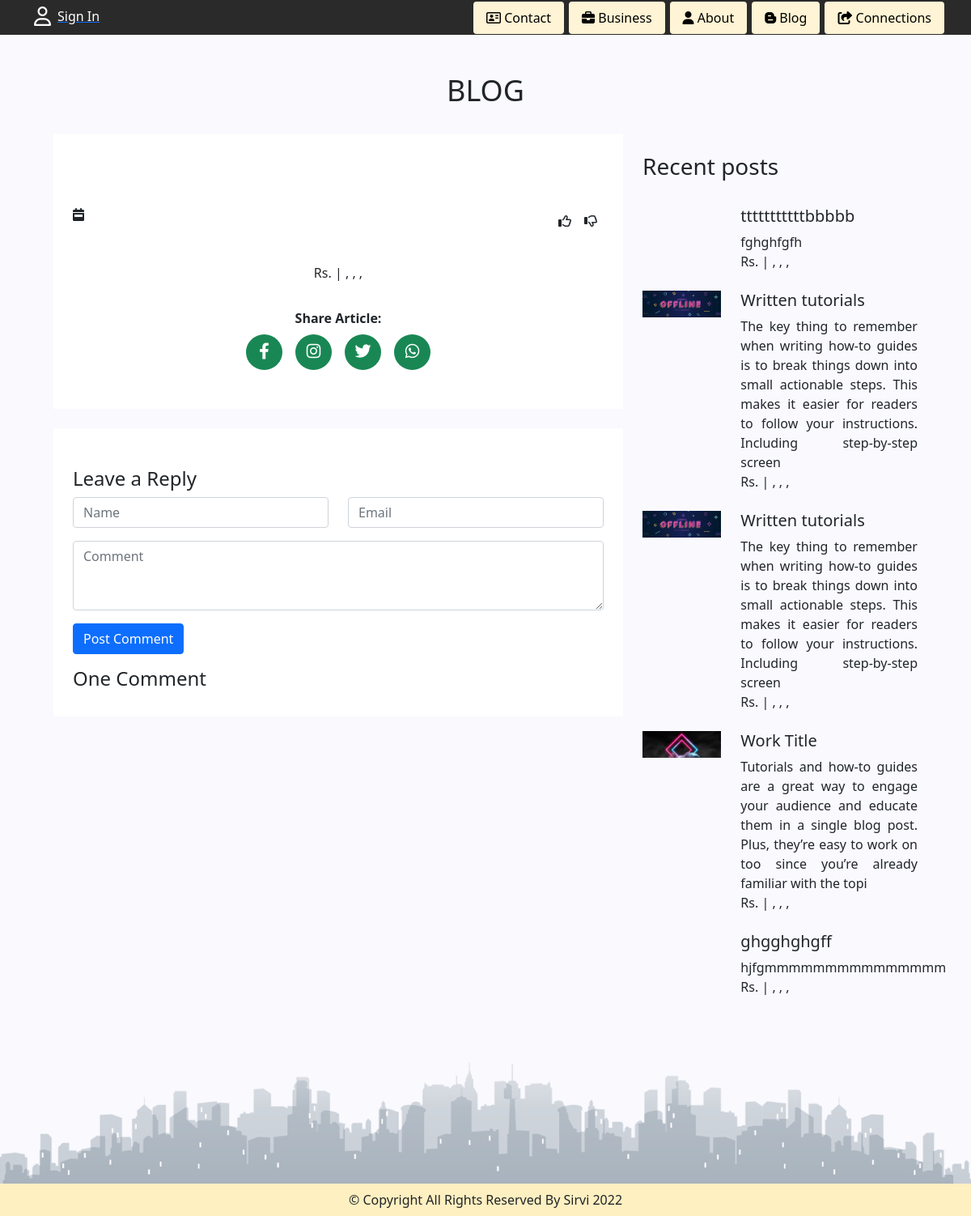
Page /new-folder/blog-details.php on the committed database.
### tables this page shows
CREATE TABLE `blog` (
  `id` int(50) NOT NULL,
  `adminuser_id` int(50) NOT NULL,
  `name_client` varchar(100) NOT NULL,
  `link_client_profile` varchar(100) NOT NULL,
  `blog_title` varchar(100) NOT NULL,
  `work_short_discription` varchar(200) NOT NULL,
  `ratings_client` varchar(100) NOT NULL,
  `blog_image` varchar(200) NOT NULL,
  `blog_description` varchar(200) NOT NULL,
  `pincode` varchar(100) NOT NULL,
  `city` varchar(100) NOT NULL,
  `state` varchar(100) NOT NULL,
  `country` varchar(100) NOT NULL,
  `amount_work` varchar(100) NOT NULL,
  `time_taken_work` varchar(100) NOT NULL,
  `tags` varchar(100) NOT NULL,
  `blog_date` varchar(100) NOT NULL,
  `blog_status` varchar(100) NOT NULL,
  `like_count` varchar(100) NOT NULL,
  `dislike_count` varchar(100) NOT NULL
);

### new-folder/blog-details.php (the view, shortened to what this page needs)
<?php
include("config.php");
?>
<!DOCTYPE html>
<html lang="en">
<head>
    <link href="https://cdn.jsdelivr.net/npm/bootstrap@5.0.2/dist/css/bootstrap.min.css" rel="stylesheet">
    <link rel="stylesheet" href="https://cdnjs.cloudflare.com/ajax/libs/font-awesome/6.2.0/css/all.min.css" />
    <link rel="stylesheet" href="https://cdnjs.cloudflare.com/ajax/libs/OwlCarousel2/2.3.4/assets/owl.carousel.min.css" />
</head>
<body class="" style="background-color: #f9f9fe;">
<section id="profile-head" style="background-color: #2b2a2a;">
<div class="container">
<div class="row">
<div class="col-12 col-md-4 col-lg-4 m-auto">
  <div class="d-flex pt-2 pb-2">
    <?php
    if(!isset($_SESSION['login_user']))
    { ?>
      <div class="me-2"><span class="text-white"><i class="fa-regular fa-user" style="font-size: 24px;"></i></span></div>
      <a href="login.php"><div class=""><span class="text-white">Sign In</span></div></a>
    <?php
    }
    ?>
  </div>
</div>
<div class="col-md-8 col-lg-8 p-0 m-auto d-none d-md-block d-lg-block">
<ul class="d-flex m-auto list-unstyled float-end" id="head-menu-blog">
  <li class="nav-item">
    <a class="nav-link active" href="index.php#contact"><i class="fa-regular fa-address-card m-auto"></i> Contact</a>
  </li>
  <li class="nav-item">
    <a class="nav-link" href="index.php#business"><i class="fa-solid fa-briefcase m-auto"></i> Business</a>
  </li>
  <li class="nav-item">
    <a class="nav-link" href="index.php#about"><i class="fa-solid fa-user m-auto"></i> About</a>
  </li>
  <li class="nav-item">
    <a class="nav-link" href="index.php#blog"><i class="fa-brands fa-blogger-b m-auto"></i> Blog</a>
  </li>
  <li class="nav-item">
    <a class="nav-link" href="index.php#connections"><i class="fa-solid fa-share-from-square m-auto"></i> Connections</a>
  </li>
</ul>
</div>
</div>
    </div>
</section>
  <section id="details" class="pb-5" style="padding-top: 90px!important;">
    <h2 class="section-heading">Blog</h2>
    <?php
    $id=$_GET['id'];
    $row= mysqli_fetch_assoc(mysqli_query($db, "SELECT * FROM blog where id='$id'"));
    $likeClass="far";
			$dislikeClass="far";
    ?>
    <div class="container">
        <div class="p-4">
        <div class="row">
        <div class="col-md-8 col-lg-8">
            <div style="background: #fff;" class="p-4">
            <div class="text-center">
                 <p class="text-center"><?php echo $row['name_client'] ?><br>
                 <?php echo $row['ratings_client'] ?></p>
            </div>
            <div>
            </div>
           <div class="row pt-2 pb-2">
               <div class="col-6 col-md-6 col-lg-6">
                   <div><p><i class="fa-solid fa-calendar-week"></i> <?php echo $row['blog_date'] ?></p></div>
               </div>
               <div class="col-6 col-md-6 col-lg-6">
                  <div class="">
                 <article id="post<?php echo $row['id']?>">
                  <ul class="list-unstyled d-flex float-end">
                    <li class="p-2"><i class="<?php echo $likeClass?> fa-thumbs-up" onclick="setLikeDislike('like','<?php echo $row['id']?>')" id="like_<?php echo $row['id']?>"></i> <span id="like"><?php echo $row['like_count']?></span></li>
                    <li class="p-2"><i class="<?php echo $dislikeClass?> fa-thumbs-down" onclick="setLikeDislike('dislike','<?php echo $row['id']?>')" id="dislike_<?php echo $row['id']?>"></i> <span id="dislike"><?php echo $row['dislike_count']?></span></li>
                  </ul>
                 </article>
            </div>
               </div>
           </div>
            <div>
            <div class="pt-2 pb-2">
                <p class="text-center"><span>Rs. <?php echo $row['amount_work'] ?> | </span> <span><?php echo $row['pincode'] ?>, <?php echo $row['city'] ?>, <?php echo $row['state'] ?>, <?php echo $row['country'] ?></span></p>
            </div>
             <div class="pt-4">
                <p class="text-center"><b>Share Article:</b></p>
                <ul class="list-unstyled d-flex justify-content-center">
                    <li class="p-2"><a href="" class="btn btn-success1 "><i class="fa-brands fa-facebook-f"></i></a></li>
                    <li class="p-2"><a href="" class="btn btn-success1 "><i class="fa-brands fa-instagram"></i></a></li>
                    <li class="p-2"><a href="" class="btn btn-success1 "><i class="fa-brands fa-twitter"></i></a></li>
                    <li class="p-2"><a href="" class="btn btn-success1 "><i class="fa-brands fa-whatsapp"></i></a></li>
                </ul>
             </div>
            </div>
            </div>
            <div style="background: #fff;" class="mt-4 p-4">
                <div class="pt-4">
                    <div>
                        <h4>Leave a Reply</h4>
                    </div>
                    <div>
                        <?php $id=$_GET['id']; ?>
                        <form action="sql-query.php?id=<?php echo $id ?>" method="POST" enctype="multipart/form-data" required>
                            <div class="row">
                            <div class="mb-3 col-md-6 col-lg-6">
                                <input type="text" class="form-control" name="name" id="exampleFormControlInput1" placeholder="Name" required>
                            </div>
                            <div class="mb-3 col-md-6 col-lg-6">
                                <input type="email" class="form-control" name="email" id="exampleFormControlInput1" placeholder="Email" required>
                            </div>
                            <div class="mb-3 col-md-12 col-lg-12">
                                <textarea class="form-control" name="comment" id="exampleFormControlTextarea1" placeholder="Comment" rows="3" required></textarea>
                            </div>
                            <div class="mb-3 col-md-6 col-lg-6">
                               <button type="submit" name="add_comment" class="btn btn-primary btn-ls">Post Comment</button>
                            </div>
                          </div>
                        </form>
                    </div>
                    <div>
                    <div>
                        <h4>One Comment</h4>
                    </div>
                </div>
                </div>
            </div>
        </div>
        <div class="col-md-4 col-lg-4 pt-4">
            <div>
                <div>
                    <div>
                        <h3>Recent posts</h3>
                    </div>
                    <?php
                    $sql_blog =  "SELECT * FROM blog ORDER BY id DESC limit 5";
                    $res_blog = mysqli_query($db, $sql_blog);
                    while ($row_blog= mysqli_fetch_assoc($res_blog)) {
                    ?>
                    <div class="pt-4">
                    <div class="row">
                        <div class="col-4 col-md-4 col-lg-4">
                            <a href="blog-details.php?id=<?php echo $row_blog['id'] ?>"><img src="admin/images/blog/<?php echo $row_blog['blog_image'] ?>" width="100%" alt=""></a>
                        </div>
                        <div class="col-8 col-md-8 col-lg-8">
                            <div><h5><?php echo $row_blog['blog_title'] ?></h5></div>
                            <div><p class="cut-text"><?php echo $row_blog['blog_description'] ?></p></div>
                            <div><p><span>Rs. <?php echo $row['amount_work'] ?> | </span> <span><?php echo $row['pincode'] ?>, <?php echo $row['city'] ?>, <?php echo $row['state'] ?>, <?php echo $row['country'] ?></span></p></div>
                        </div>
                    </div>
                    </div>
                    <?php
                    }
                    ?>
                </div>
            </div>
       </div>
        </div>
    </div>
    </div>
  </section>
<footer>
  <div>
    <img src="images/footer.png" alt="" width="100%">
  </div>
  <div class="pt-2 pb-2 text-center" style="background-color: #fff0c1;"><p class="m-0">© Copyright All Rights Reserved By Sirvi 2022</p></div>
</footer>
</body>
</html>

### new-folder/blog-details.php (style rules this page uses)
p { margin-bottom: 0px; }
#head-menu-blog .nav-link { background-color: #fff4d5; margin: 0px 3px 0px 3px; display: block; padding: 0.5rem 1rem; border-radius: 0.25rem; color: #000000; text-decoration: none; }
#profile-head { position: fixed; z-index: 100; width: 100%; }
.section-heading { font-size: 36px; text-align: center; text-transform: uppercase; font-weight: 200; padding-left: 15px; padding-right: 15px; }
#details p { text-align: justify; }
.btn-success1 { color: #fff; background-color: #198754; font-size: 20px; border-radius: 50%; width: 45px; height: 44px; text-align: center; padding: 5px; }

### rows in the picture
blog: blog_title "tttttttttttbbbbb", blog_description "fghghfgfh"
blog: blog_image (picture), blog_title "Written tutorials", blog_description "The key thing to remember when writing how-to guides is to break things down into small actionable steps. This makes it easier for readers to follow your instructions. Including step-by-step screen"
blog: blog_image (picture), blog_title "Written tutorials", blog_description "The key thing to remember when writing how-to guides is to break things down into small actionable steps. This makes it easier for readers to follow your instructions. Including step-by-step screen"
blog: blog_image (picture), blog_title "Work Title", blog_description "Tutorials and how-to guides are a great way to engage your audience and educate them in a single blog post. Plus, they’re easy to work on too since you’re already familiar with the topi"
blog: blog_title "ghgghghgff", blog_description "hjfgmmmmmmmmmmmmmmm"
